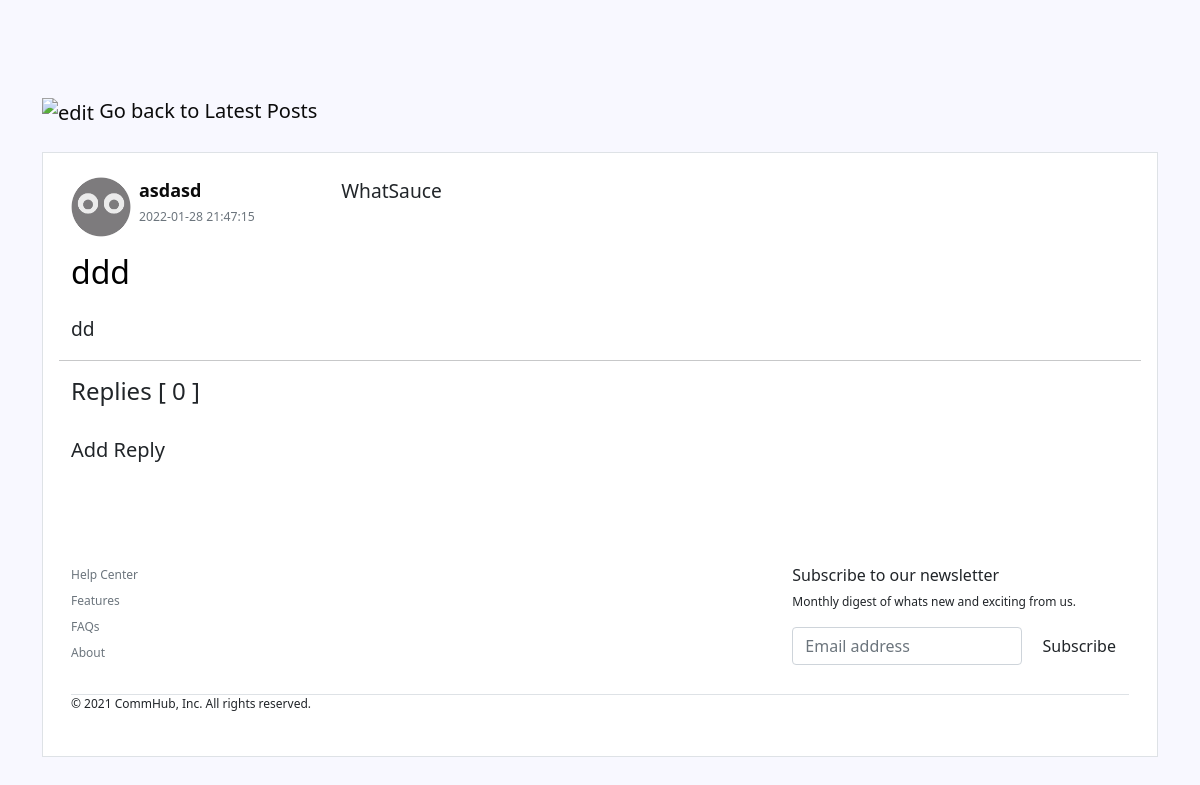
The page /posts/103 on the database its author committed.
### tables this page shows
CREATE TABLE `posts` (
  `id` int(255) NOT NULL,
  `title` varchar(255) NOT NULL,
  `content` text NOT NULL,
  `date` datetime NOT NULL DEFAULT current_timestamp(),
  `by` int(255) NOT NULL,
  `slug` varchar(255) NOT NULL,
  `post_image` varchar(255) NOT NULL,
  `upvote` int(255) NOT NULL,
  `downvote` int(255) NOT NULL,
  `thread_id` int(5) NOT NULL,
  `reply_count` int(255) NOT NULL
);

### application/libraries/Sitelayout.php (called while the page is built, shortened)
<?php
class Sitelayout {
    private $CI;
    public function __construct() {
        $this->CI =& get_instance();
    }
    public function loadTemplate($content = null, $data = null) {
        $layout = array();
        $layout['navbar2'] = $this->CI->load->view('templates/navbar2', null, true);
        $layout['navbar3'] = $this->CI->load->view('templates/navbar3', null, true);
        $layout['footer'] = $this->CI->load->view('templates/footer', null, true);
        $layout['content'] = $this->CI->load->view($content, $data, true);
        $this->CI->load->view('templates/content', $layout);
    }
}

### application/controllers/Posts.php (called while the page is built, shortened)
<?php
class Posts extends CI_Controller {
    public function view($id = NULL){
        $data['post'] = $this -> post_model -> get_posts($id);
        $post_id = $data['post']['id'];
        $data['replies'] = $this->replies_model->get_replies($post_id);
        $data['title'] = $data['post']['title'];
        $this->sitelayout->loadTemplate('posts/view', $data);
    }
}

### index.php (called while the page is built, shortened)
<?php
require_once BASEPATH.'core/CodeIgniter.php';

### application/models/Post_model.php (called while the page is built, shortened)
<?php
class Post_model extends CI_Model{
	public function get_view_data($id){
		$query = $this->db->get_where('posts', array('id' => $id));
		$post = $query->row_array();
		$id = $post['by'];
		$query = $this->db->query("SELECT * FROM user WHERE id = '$id'");
		$post['name'] = $query->row()->{'name'};
		$thread_id = $post['thread_id'];
		$query = $this->db->query("SELECT * FROM threads WHERE id = '$thread_id'");
		$post['at'] = $query->row()->{'name'};
		return $post;
	}
	public function get_posts($id = FALSE){
		return $this->get_view_data($id);
	}
}

### application/views/posts/view.php (the view, shortened to what this page needs)
<!DOCTYPE html>
<html>
<head>
    <link href="https://cdn.jsdelivr.net/npm/bootstrap@5.1.3/dist/css/bootstrap.min.css" rel="stylesheet">
</head>
<body>
    <div class="container pb-5 pt-5 mt-5">
        <div class="mb-4">
            <a href="<?php echo base_url('posts'); ?>" class="text-decoration-none fs-5" id="back" ><img src="<?php echo base_url('assets/node_modules/bootstrap-icons/icons/arrow-left.svg'); ?>" alt="edit"/> Go back to Latest Posts </a>
        </div>
            <div class="container pt-3 border bg-white border-none mt-3">
                <dl class="row pt-2 ps-3 pe-3">
                     <br>
                    <div class="d-flex flex-wrap ">
                        <img src="<?php echo base_url('assets/avatar.jpg' ); ?>" width= "60" >
                            <div class=" ps-2 row">
                            <dt id="username"> <?php echo $post['name']; ?></dt>
                            <dd class=" text-muted " id="date"><small> <?php echo $post['date']; ?></small></dd>
                            </div>
                            <?php echo $post['at']; ?>
                    </div>
                        <h2 class="mt-3"><?php echo $post['title']; ?></h2>
                        <p class="overflow-scroll" width="50" height="50"><?php echo $post['content']; ?>
                            <br>
    <hr>
    <div class="d-flex">
        <h4>Replies
        [ <?php echo $post['reply_count']; ?> ]</h4>
    </div>
    <h5 class="mt-4">Add Reply</h5>
    </body>
</html>

### rows shown on the page
posts: date "2022-01-28 21:47:15", title "ddd", content "dd", reply_count "0"

### other values the page prints
$post['name'] "asdasd"
$post['at'] "WhatSauce"
